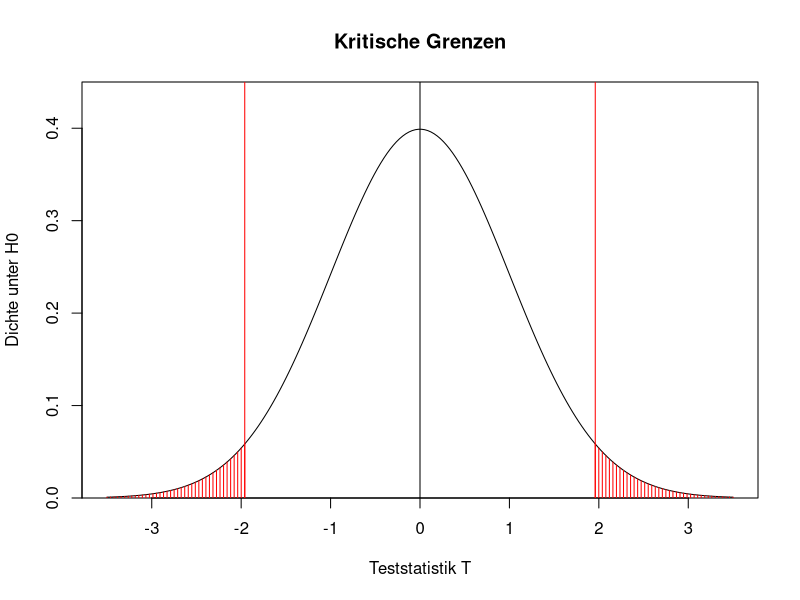
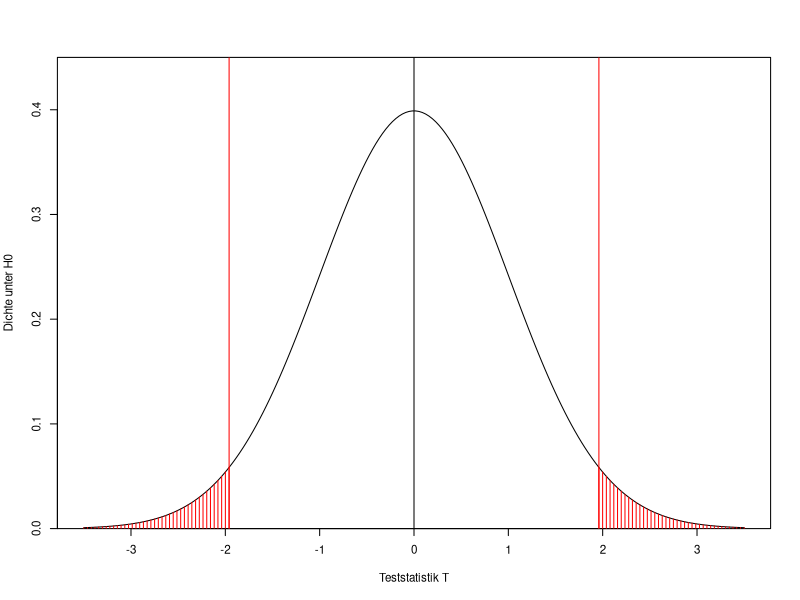
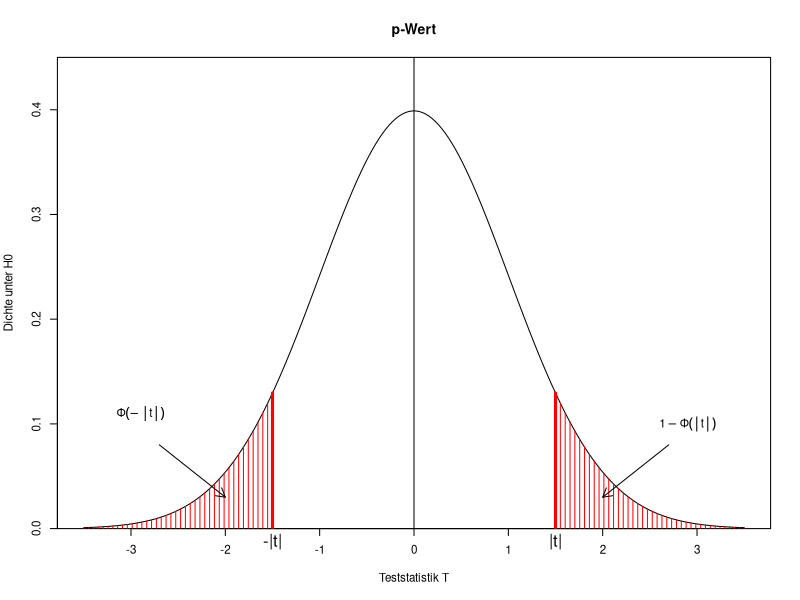
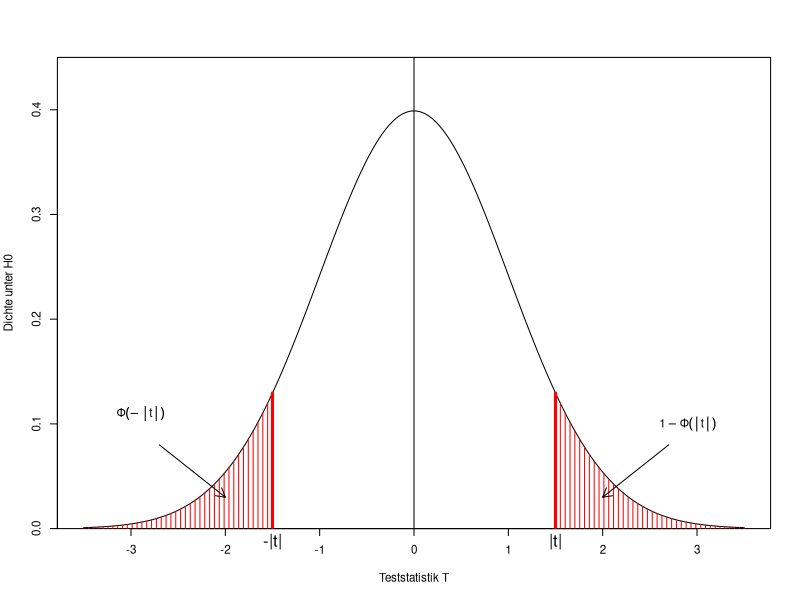
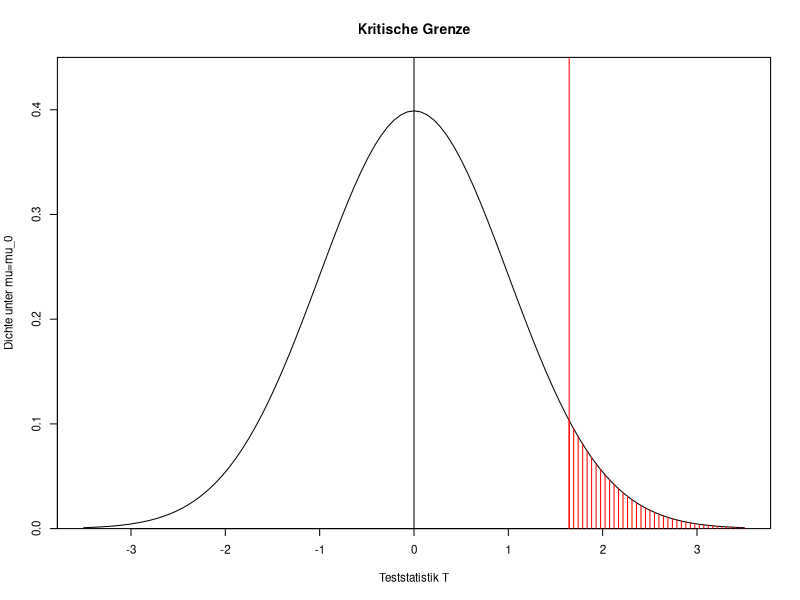
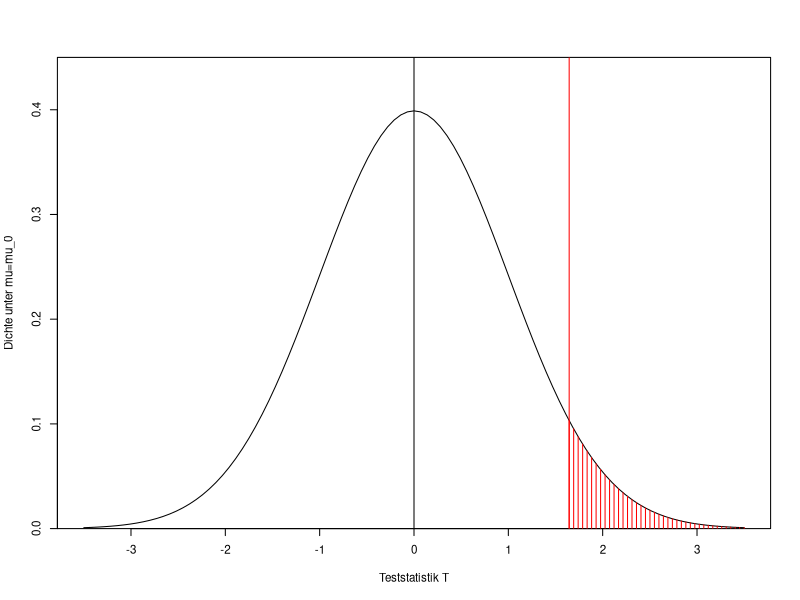

These charts were generated, in order, by the following R code:
## ---- chunk 1
alpha <- 0.05
-qnorm(1-alpha/2)
qnorm(1-alpha/2)
## ---- chunk 2
#| code-fold: true
#| code-summary: "R-Code zeigen"
x <- seq(from=-3.5, to=3.5, length=200)
plot(x, dnorm(x),
     type="l",
     main="Kritische Grenzen",
     xlab="Teststatistik T",
     ylab="Dichte unter H0",
     yaxs="i", ylim=c(0,0.45))

abline(v=0)
abline(v=qnorm(c(0.025,0.975)),col="red")

for(x in seq(from=qnorm(0.975), to=3.5, length=40)){
  lines(c(x,x), c(0,dnorm(x)), col="red")
  lines(-c(x,x), c(0,dnorm(x)), col="red")
}
## ---- chunk 3
#| echo: FALSE
#| fig-cap: "Kritische Grenzen"
par(cex=0.7)
x <- seq(from=-3.5, to=3.5, length=200)
plot(x, dnorm(x),
     type="l",
     xlab="Teststatistik T",
     ylab="Dichte unter H0",
     yaxs="i", ylim=c(0,0.45))

abline(v=0)
abline(v=qnorm(c(0.025,0.975)),col="red")

for(x in seq(from=qnorm(0.975), to=3.5, length=40)){
  lines(c(x,x), c(0,dnorm(x)), col="red")
  lines(-c(x,x), c(0,dnorm(x)), col="red")
}
## ---- chunk 4
#| code-fold: true
#| code-summary: "R-Code zeigen"
x <- seq(from=-3.5, to=3.5, length=200)
plot(x, dnorm(x),
     type="l",
     main="p-Wert",
     xlab="Teststatistik T",
     ylab="Dichte unter H0",
     yaxs="i", ylim=c(0,0.45))

abline(v=0)

mtext("|t|",1,0.5,at=1.5)
mtext("-|t|",1,0.5,at=-1.5)

lines(c(1.5,1.5), c(0,dnorm(1.5)), col="red", lwd=3)
lines(c(-1.5,-1.5), c(0,dnorm(1.5)), col="red", lwd=3)

for(x in seq(1.5,3.5,length=40)){
  lines(c(x,x), c(0,dnorm(x)),col="red")
  lines(-c(x,x), c(0,dnorm(x)),col="red")
}

text(-2.9,0.11,
     expression(Phi(-group("|",t,"|"))))
text(2.9,0.1,
     expression(1-Phi(group("|",t,"|"))))
arrows(-2.7,0.08,-2,0.03,length=0.1)
arrows(2.7,0.08,2,0.03,length=0.1)
## ---- chunk 5
#| echo: FALSE
#| fig-cap: "p-Wert"
par(cex=0.7)
x <- seq(from=-3.5, to=3.5, length=200)
plot(x, dnorm(x),
     type="l",
     main="",
     xlab="Teststatistik T",
     ylab="Dichte unter H0",
     yaxs="i", ylim=c(0,0.45))

abline(v=0)

mtext("|t|",1,0.5,at=1.5)
mtext("-|t|",1,0.5,at=-1.5)

lines(c(1.5,1.5), c(0,dnorm(1.5)), col="red", lwd=3)
lines(c(-1.5,-1.5), c(0,dnorm(1.5)), col="red", lwd=3)

for(x in seq(1.5,3.5,length=40)){
  lines(c(x,x), c(0,dnorm(x)),col="red")
  lines(-c(x,x), c(0,dnorm(x)),col="red")
}

text(-2.9,0.11,
     expression(Phi(-group("|",t,"|"))))
text(2.9,0.1,
     expression(1-Phi(group("|",t,"|"))))
arrows(-2.7,0.08,-2,0.03,length=0.1)
arrows(2.7,0.08,2,0.03,length=0.1)
## ---- chunk 6
daten <- read.csv("../data/versicherungsschaeden.csv")
schaden <- daten$schaden
mu0 <- 25000
alpha <- 0.05
## ---- chunk 7
n <- length(schaden)
print(n)
## ---- chunk 8
head(schaden)
## ---- chunk 9
mean(schaden)
## ---- chunk 10
sd(schaden)
## ---- chunk 11
teststat <- sqrt(n) * (mean(schaden) - mu0)/sd(schaden)
teststat
## ---- chunk 12
qnorm(1-alpha/2)
## ---- chunk 13
alpha <- 0.01
qnorm(1-alpha/2)
## ---- chunk 14
n <- 8
alpha <- 0.05
qt(1-alpha/2, df=n-1)
## ---- chunk 15
n <- 100
alpha <- 0.05
qt(1-alpha/2, df=n-1)
## ---- chunk 16
qnorm(1-alpha/2)
## ---- chunk 17
x <- c(199.47,197.19,197.02,197.53,198.78,
       202.52,195.74,199.11,200.3,195.74)
## ---- chunk 18
mean(x)
## ---- chunk 19
alpha <- 0.1
mu0 <- 200
n <- length(x)
## ---- chunk 20
teststat <- sqrt(n) * (mean(x) - mu0)/sd(x)
print(teststat)
## ---- chunk 21
k_unten <- -qt(1-alpha/2, df=n-1)
k_oben <- qt(1-alpha/2, df=n-1)
print(paste(round(k_unten,4), "; ", round(k_oben,4)))
## ---- chunk 22
#|  echo: FALSE
curve(dnorm(x),from=-3.5,to=3.5,
      main="Kritische Grenze",
      xlab="Teststatistik T",
      ylab="Dichte unter mu=mu_0",
      yaxs="i", ylim=c(0,0.45))
abline(v=0)
abline(v=qnorm(0.95),col="red")
for(x in seq(qnorm(0.95),3.5,length=40)){
  lines(c(x,x),c(0,dnorm(x)),col="red")
}
## ---- chunk 23
#| echo: FALSE
#| fig-cap: "Kritische Grenze"
par(cex=0.7)
curve(dnorm(x),from=-3.5,to=3.5,
      main="",
      xlab="Teststatistik T",
      ylab="Dichte unter mu=mu_0",
      yaxs="i", ylim=c(0,0.45))
abline(v=0)
abline(v=qnorm(0.95),col="red")
for(x in seq(qnorm(0.95),3.5,length=40)){
  lines(c(x,x),c(0,dnorm(x)),col="red")
}
## ---- chunk 24
qnorm(0.05)
## ---- chunk 25
Umfrage <- read.csv("../data/verdiensterwartungen.csv")
head(Umfrage)
## ---- chunk 26
m <- sum(Umfrage$Geschlecht == "weiblich")
m
## ---- chunk 27
n <- sum(Umfrage$Geschlecht == "männlich")
n
## ---- chunk 28
x <- Umfrage$ErwartetesGehalt[Umfrage$Geschlecht=="weiblich"]
y <- Umfrage$ErwartetesGehalt[Umfrage$Geschlecht=="männlich"]
## ---- chunk 29
mean(x)
## ---- chunk 30
mean(y)
## ---- chunk 31
alpha <- 0.05
## ---- chunk 32
teststat <- (mean(x) - mean(y))/sqrt(var(x)/m + var(y)/n)
teststat
## ---- chunk 33
2*(1-pnorm(abs(teststat)))
## ---- chunk 34
pnorm(-2.615)
## ---- chunk 35
lambda_X <- 0.25
lambda_Y <- 0.28
m <- 200
n <- 300

alpha <- 0.05
R <- 10000

# (1-alpha/2)-Quantil der N(0,1)
qnt <- qnorm(1-alpha/2)

# Initialisierung eines Zählers
z <- 0

for(r in 1:R){
  
  # Ziehung der Stichproben
  x <- rexp(m, rate=lambda_X)
  y <- rexp(n, rate=lambda_Y)
  
  # Berechnung der Teststatistik
  teststat <- (mean(x)-mean(y)) / sqrt(var(x)/m + var(y)/n)
  
  # Liegt die Teststatistik im krit. Bereich?
  if(teststat < -qnt | teststat > qnt){
    z <- z+1
  }
}
## ---- chunk 36
print(z/R)
## ---- chunk 37
lambda_X <- 1/0.25
lambda_Y <- 1/0.25
## ---- chunk 38
z <- 0
for(r in 1:R){
  x <- rexp(m, rate=0.25)
  y <- rexp(n, rate=0.25)
  teststat <- (mean(x)-mean(y)) / sqrt(var(x)/m + var(y)/n)
  if(teststat < -qnt | teststat > qnt){
    z <- z+1
  }
}
print(z/R)
